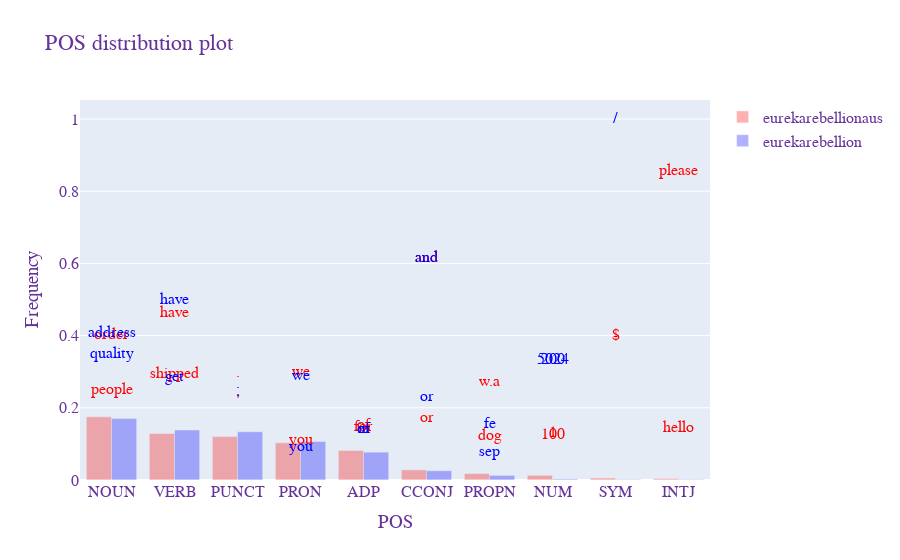

The notebook cell this image was saved under:
### Markdown cell above
+ As seen in the first plot, both vendors, eurekarebellionaus and eurekarebellion, prefer similar grammatical structures in their advertisements. The most activated POS tag in their advertisements is NOUN, followed by VERB, PUNT, PRON, and so on. 
+ Although the frequency of these tags changes, the preference of the POS tags remains the same. 
+ We plot the 2-most frequent tokens / POS tag for every vendor. Since we use Plotly, it provides the users an interface to zoom infinitely; therefore, in practice, all the tokens can be plotted and compared for any two vendors. However, for the sake of the visibility of reviewers, we decided to stick with just the 2-most frequent tokens for now. 
+ The 5-most frequent token analyses shows that both these vendors also prefer similar unigram vocabulary distribution.
+ All in all, the first plot indicated high similarity in the advertisements of both the vendors on grammatical and vocabulary level.

### Code cell
generate_scatter_plot(parent_vendor_vocab, parent_vendor_density, alias1_vocab, alias1_density, parent_vendor_name="eurekarebellionaus", alias_name="eurekarebellion", n_vendor=2)

### Figure 1 — Plotly figure (JSON) as saved in the notebook; plotly's stock layout.template omitted (floating-point values rounded to 4 significant figures)
{"data": [{"marker": {"color": "red"}, "name": "eurekarebellionaus", "opacity": 0.3, "type": "bar", "x": ["NOUN", "VERB", "PUNCT", "PRON", "ADP", "CCONJ", "PROPN", "NUM", "SYM", "INTJ"], "y": [0.175, 0.1289, 0.1203, 0.1029, 0.0818, 0.0281, 0.0178, 0.013, 0.0054, 0.0037]}, {"marker": {"color": "blue"}, "name": "eurekarebellion", "opacity": 0.3, "type": "bar", "x": ["NOUN", "VERB", "PUNCT", "PRON", "ADP", "CCONJ", "PROPN", "NUM", "SYM", "INTJ"], "y": [0.1701, 0.1386, 0.1336, 0.1069, 0.0772, 0.0257, 0.0128, 0.0029, 0.0019, 0.0019]}, {"marker": {"color": "red"}, "mode": "text", "showlegend": false, "text": ["order", "people"], "textfont": {"color": "red"}, "type": "scatter", "x": ["NOUN", "NOUN", "NOUN", "NOUN", "NOUN", "NOUN", "NOUN", "NOUN", "NOUN", "NOUN"], "y": [0.403, 0.248]}, {"marker": {"color": "red"}, "mode": "text", "showlegend": false, "text": ["have", "shipped"], "textfont": {"color": "red"}, "type": "scatter", "x": ["VERB", "VERB", "VERB", "VERB", "VERB", "VERB", "VERB", "VERB", "VERB", "VERB"], "y": [0.4622, 0.2941]}, {"marker": {"color": "red"}, "mode": "text", "showlegend": false, "text": [".", ","], "textfont": {"color": "red"}, "type": "scatter", "x": ["PUNCT", "PUNCT", "PUNCT", "PUNCT", "PUNCT", "PUNCT", "PUNCT", "PUNCT", "PUNCT", "PUNCT"], "y": [0.2973, 0.2477]}, {"marker": {"color": "red"}, "mode": "text", "showlegend": false, "text": ["we", "you"], "textfont": {"color": "red"}, "type": "scatter", "x": ["PRON", "PRON", "PRON", "PRON", "PRON", "PRON", "PRON", "PRON", "PRON", "PRON"], "y": [0.3, 0.1105]}, {"marker": {"color": "red"}, "mode": "text", "showlegend": false, "text": ["of", "for"], "textfont": {"color": "red"}, "type": "scatter", "x": ["ADP", "ADP", "ADP", "ADP", "ADP", "ADP", "ADP", "ADP", "ADP", "ADP"], "y": [0.1523, 0.1457]}, {"marker": {"color": "red"}, "mode": "text", "showlegend": false, "text": ["and", "or"], "textfont": {"color": "red"}, "type": "scatter", "x": ["CCONJ", "CCONJ", "CCONJ", "CCONJ", "CCONJ", "CCONJ", "CCONJ", "CCONJ", "CCONJ", "CCONJ"], "y": [0.6154, 0.1731]}, {"marker": {"color": "red"}, "mode": "text", "showlegend": false, "text": ["w.a", "dog"], "textfont": {"color": "red"}, "type": "scatter", "x": ["PROPN", "PROPN", "PROPN", "PROPN", "PROPN", "PROPN", "PROPN", "PROPN", "PROPN", "PROPN"], "y": [0.2727, 0.1212]}, {"marker": {"color": "red"}, "mode": "text", "showlegend": false, "text": ["1", "100"], "textfont": {"color": "red"}, "type": "scatter", "x": ["NUM", "NUM", "NUM", "NUM", "NUM", "NUM", "NUM", "NUM", "NUM", "NUM"], "y": [0.1296, 0.125]}, {"marker": {"color": "red"}, "mode": "text", "showlegend": false, "text": ["$", "-"], "textfont": {"color": "red"}, "type": "scatter", "x": ["SYM", "SYM", "SYM", "SYM", "SYM", "SYM", "SYM", "SYM", "SYM", "SYM"], "y": [0.4, 0.4]}, {"marker": {"color": "red"}, "mode": "text", "showlegend": false, "text": ["please", "hello"], "textfont": {"color": "red"}, "type": "scatter", "x": ["INTJ", "INTJ", "INTJ", "INTJ", "INTJ", "INTJ", "INTJ", "INTJ", "INTJ", "INTJ"], "y": [0.8571, 0.1429]}, {"marker": {"color": "blue"}, "mode": "text", "showlegend": false, "text": ["address", "quality"], "textfont": {"color": "blue"}, "type": "scatter", "x": ["NOUN", "NOUN", "NOUN", "NOUN", "NOUN", "NOUN", "NOUN", "NOUN", "NOUN"], "y": [0.4072, 0.3491]}, {"marker": {"color": "blue"}, "mode": "text", "showlegend": false, "text": ["have", "get"], "textfont": {"color": "blue"}, "type": "scatter", "x": ["VERB", "VERB", "VERB", "VERB", "VERB", "VERB", "VERB", "VERB", "VERB"], "y": [0.5, 0.2857]}, {"marker": {"color": "blue"}, "mode": "text", "showlegend": false, "text": [".", ","], "textfont": {"color": "blue"}, "type": "scatter", "x": ["PUNCT", "PUNCT", "PUNCT", "PUNCT", "PUNCT", "PUNCT", "PUNCT", "PUNCT", "PUNCT"], "y": [0.2667, 0.2444]}, {"marker": {"color": "blue"}, "mode": "text", "showlegend": false, "text": ["we", "you"], "textfont": {"color": "blue"}, "type": "scatter", "x": ["PRON", "PRON", "PRON", "PRON", "PRON", "PRON", "PRON", "PRON", "PRON"], "y": [0.287, 0.0926]}, {"marker": {"color": "blue"}, "mode": "text", "showlegend": false, "text": ["of", "in"], "textfont": {"color": "blue"}, "type": "scatter", "x": ["ADP", "ADP", "ADP", "ADP", "ADP", "ADP", "ADP", "ADP", "ADP"], "y": [0.141, 0.141]}, {"marker": {"color": "blue"}, "mode": "text", "showlegend": false, "text": ["and", "or"], "textfont": {"color": "blue"}, "type": "scatter", "x": ["CCONJ", "CCONJ", "CCONJ", "CCONJ", "CCONJ", "CCONJ", "CCONJ", "CCONJ", "CCONJ"], "y": [0.6154, 0.2308]}, {"marker": {"color": "blue"}, "mode": "text", "showlegend": false, "text": ["fe", "sep"], "textfont": {"color": "blue"}, "type": "scatter", "x": ["PROPN", "PROPN", "PROPN", "PROPN", "PROPN", "PROPN", "PROPN", "PROPN", "PROPN"], "y": [0.1538, 0.0769]}, {"marker": {"color": "blue"}, "mode": "text", "showlegend": false, "text": ["200", "5024"], "textfont": {"color": "blue"}, "type": "scatter", "x": ["NUM", "NUM", "NUM", "NUM", "NUM", "NUM", "NUM", "NUM", "NUM"], "y": [0.3333, 0.3333]}, {"marker": {"color": "blue"}, "mode": "text", "showlegend": false, "text": ["/"], "textfont": {"color": "blue"}, "type": "scatter", "x": ["SYM", "SYM", "SYM", "SYM", "SYM", "SYM", "SYM", "SYM", "SYM"], "y": [1]}], "layout": {"font": {"color": "RebeccaPurple", "family": "Courier New, monospace", "size": 16}, "title": {"text": "POS distribution plot"}, "xaxis": {"title": {"text": "POS"}}, "yaxis": {"title": {"text": "Frequency"}}}}
